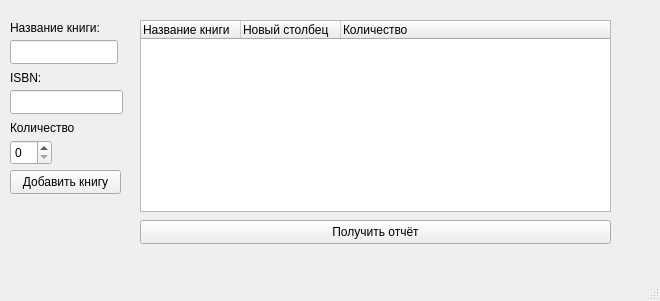
<?xml version="1.0" encoding="UTF-8"?>
<ui version="4.0">
 <class>MainWindow</class>
 <widget class="QMainWindow" name="MainWindow">
  <property name="geometry">
   <rect>
    <x>0</x>
    <y>0</y>
    <width>660</width>
    <height>301</height>
   </rect>
  </property>
  <property name="windowTitle">
   <string>MainWindow</string>
  </property>
  <widget class="QWidget" name="centralwidget">
   <widget class="QTreeWidget" name="treeWidget">
    <property name="geometry">
     <rect>
      <x>140</x>
      <y>20</y>
      <width>471</width>
      <height>192</height>
     </rect>
    </property>
    <column>
     <property name="text">
      <string>Название книги</string>
     </property>
    </column>
    <column>
     <property name="text">
      <string>Новый столбец</string>
     </property>
    </column>
    <column>
     <property name="text">
      <string>Количество</string>
     </property>
    </column>
   </widget>
   <widget class="QLineEdit" name="lineEdit">
    <property name="geometry">
     <rect>
      <x>10</x>
      <y>40</y>
      <width>108</width>
      <height>24</height>
     </rect>
    </property>
   </widget>
   <widget class="QPushButton" name="pushButton">
    <property name="geometry">
     <rect>
      <x>10</x>
      <y>170</y>
      <width>111</width>
      <height>24</height>
     </rect>
    </property>
    <property name="text">
     <string>Добавить книгу</string>
    </property>
   </widget>
   <widget class="QLabel" name="label">
    <property name="geometry">
     <rect>
      <x>10</x>
      <y>20</y>
      <width>91</width>
      <height>16</height>
     </rect>
    </property>
    <property name="text">
     <string>Название книги:</string>
    </property>
   </widget>
   <widget class="QLineEdit" name="lineEdit_2">
    <property name="geometry">
     <rect>
      <x>10</x>
      <y>90</y>
      <width>113</width>
      <height>24</height>
     </rect>
    </property>
   </widget>
   <widget class="QSpinBox" name="spinBox">
    <property name="geometry">
     <rect>
      <x>10</x>
      <y>140</y>
      <width>42</width>
      <height>25</height>
     </rect>
    </property>
   </widget>
   <widget class="QLabel" name="label_2">
    <property name="geometry">
     <rect>
      <x>10</x>
      <y>70</y>
      <width>91</width>
      <height>16</height>
     </rect>
    </property>
    <property name="text">
     <string>ISBN:</string>
    </property>
   </widget>
   <widget class="QLabel" name="label_3">
    <property name="geometry">
     <rect>
      <x>10</x>
      <y>120</y>
      <width>71</width>
      <height>16</height>
     </rect>
    </property>
    <property name="text">
     <string>Количество</string>
    </property>
   </widget>
   <widget class="QPushButton" name="pushButton_2">
    <property name="geometry">
     <rect>
      <x>140</x>
      <y>220</y>
      <width>471</width>
      <height>24</height>
     </rect>
    </property>
    <property name="text">
     <string>Получить отчёт</string>
    </property>
   </widget>
  </widget>
  <widget class="QMenuBar" name="menubar">
   <property name="geometry">
    <rect>
     <x>0</x>
     <y>0</y>
     <width>660</width>
     <height>21</height>
    </rect>
   </property>
  </widget>
  <widget class="QStatusBar" name="statusbar"/>
 </widget>
 <resources/>
 <connections/>
</ui>
